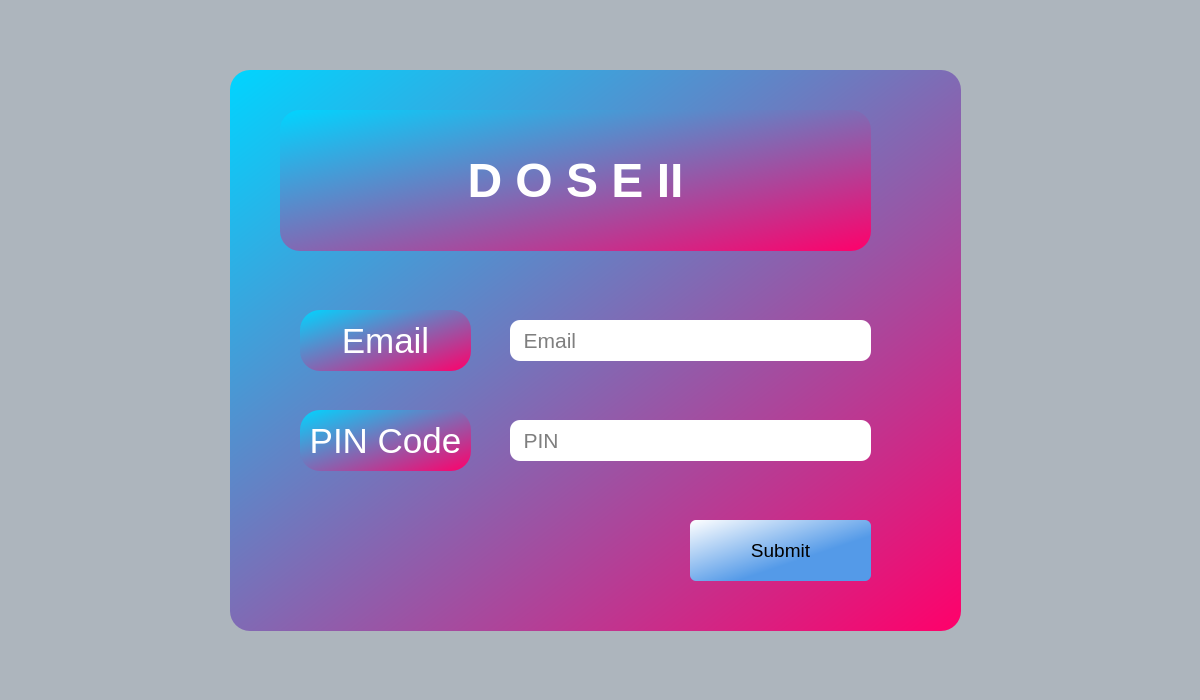
<?xml version="1.0" encoding="UTF-8"?>
<ui version="4.0">
 <class>Loginview</class>
 <widget class="QDialog" name="Loginview">
  <property name="geometry">
   <rect>
    <x>0</x>
    <y>0</y>
    <width>1200</width>
    <height>700</height>
   </rect>
  </property>
  <property name="sizePolicy">
   <sizepolicy hsizetype="Minimum" vsizetype="Minimum">
    <horstretch>0</horstretch>
    <verstretch>0</verstretch>
   </sizepolicy>
  </property>
  <property name="windowTitle">
   <string>Dialog</string>
  </property>
  <property name="styleSheet">
   <string notr="true">background-color: rgb(173, 181, 189);</string>
  </property>
  <widget class="QGroupBox" name="groupBox">
   <property name="geometry">
    <rect>
     <x>230</x>
     <y>70</y>
     <width>731</width>
     <height>561</height>
    </rect>
   </property>
   <property name="styleSheet">
    <string notr="true">background-color: qlineargradient(spread:reflect, x1:0, y1:0, x2:1, y2:1, stop:0 rgba(0, 213, 255, 255), stop:1 rgba(255, 0, 106, 255));
border-radius: 20px;</string>
   </property>
   <property name="title">
    <string/>
   </property>
   <widget class="QLabel" name="label">
    <property name="geometry">
     <rect>
      <x>50</x>
      <y>40</y>
      <width>591</width>
      <height>141</height>
     </rect>
    </property>
    <property name="font">
     <font>
      <pointsize>36</pointsize>
      <italic>false</italic>
      <bold>true</bold>
      <strikeout>false</strikeout>
     </font>
    </property>
    <property name="layoutDirection">
     <enum>Qt::LeftToRight</enum>
    </property>
    <property name="autoFillBackground">
     <bool>false</bool>
    </property>
    <property name="styleSheet">
     <string notr="true">font: 600 36pt &quot;Segoe UI&quot;;
color: rgb(255, 255, 255);

</string>
    </property>
    <property name="text">
     <string>&lt;html&gt;&lt;head/&gt;&lt;body&gt;&lt;p&gt;D O S E 		II&lt;/p&gt;&lt;/body&gt;&lt;/html&gt;</string>
    </property>
    <property name="alignment">
     <set>Qt::AlignCenter</set>
    </property>
   </widget>
   <widget class="QLineEdit" name="lineEdit_email">
    <property name="enabled">
     <bool>true</bool>
    </property>
    <property name="geometry">
     <rect>
      <x>280</x>
      <y>250</y>
      <width>361</width>
      <height>41</height>
     </rect>
    </property>
    <property name="sizePolicy">
     <sizepolicy hsizetype="Expanding" vsizetype="Preferred">
      <horstretch>0</horstretch>
      <verstretch>0</verstretch>
     </sizepolicy>
    </property>
    <property name="font">
     <font>
      <pointsize>16</pointsize>
      <italic>false</italic>
      <bold>false</bold>
     </font>
    </property>
    <property name="styleSheet">
     <string notr="true">background-color: #fff;
font: 16pt &quot;Segoe UI&quot;;

border-radius: 10px;</string>
    </property>
    <property name="placeholderText">
     <string>  Email</string>
    </property>
   </widget>
   <widget class="QLabel" name="label_11">
    <property name="geometry">
     <rect>
      <x>70</x>
      <y>240</y>
      <width>171</width>
      <height>61</height>
     </rect>
    </property>
    <property name="sizePolicy">
     <sizepolicy hsizetype="Fixed" vsizetype="Preferred">
      <horstretch>0</horstretch>
      <verstretch>0</verstretch>
     </sizepolicy>
    </property>
    <property name="font">
     <font>
      <pointsize>26</pointsize>
      <italic>false</italic>
      <bold>false</bold>
     </font>
    </property>
    <property name="styleSheet">
     <string notr="true">font: 26pt &quot;Segoe UI&quot;;
color: rgb(255, 255, 255);</string>
    </property>
    <property name="text">
     <string>Email</string>
    </property>
    <property name="alignment">
     <set>Qt::AlignCenter</set>
    </property>
   </widget>
   <widget class="QLineEdit" name="lineEdit_password">
    <property name="geometry">
     <rect>
      <x>280</x>
      <y>350</y>
      <width>361</width>
      <height>41</height>
     </rect>
    </property>
    <property name="sizePolicy">
     <sizepolicy hsizetype="Expanding" vsizetype="Preferred">
      <horstretch>0</horstretch>
      <verstretch>0</verstretch>
     </sizepolicy>
    </property>
    <property name="font">
     <font>
      <pointsize>16</pointsize>
      <italic>false</italic>
      <bold>false</bold>
     </font>
    </property>
    <property name="styleSheet">
     <string notr="true">background-color: #fff;
font: 16pt &quot;Segoe UI&quot;;

border-radius: 10px;</string>
    </property>
    <property name="echoMode">
     <enum>QLineEdit::Password</enum>
    </property>
    <property name="placeholderText">
     <string>  PIN</string>
    </property>
   </widget>
   <widget class="QLabel" name="label_12">
    <property name="geometry">
     <rect>
      <x>70</x>
      <y>340</y>
      <width>171</width>
      <height>61</height>
     </rect>
    </property>
    <property name="sizePolicy">
     <sizepolicy hsizetype="Fixed" vsizetype="Preferred">
      <horstretch>0</horstretch>
      <verstretch>0</verstretch>
     </sizepolicy>
    </property>
    <property name="font">
     <font>
      <pointsize>26</pointsize>
      <italic>false</italic>
      <bold>false</bold>
     </font>
    </property>
    <property name="styleSheet">
     <string notr="true">font: 26pt &quot;Segoe UI&quot;;
color: rgb(255, 255, 255);</string>
    </property>
    <property name="text">
     <string>PIN Code</string>
    </property>
    <property name="alignment">
     <set>Qt::AlignCenter</set>
    </property>
   </widget>
   <widget class="QPushButton" name="pushButton_submit">
    <property name="geometry">
     <rect>
      <x>460</x>
      <y>450</y>
      <width>181</width>
      <height>61</height>
     </rect>
    </property>
    <property name="sizePolicy">
     <sizepolicy hsizetype="MinimumExpanding" vsizetype="Preferred">
      <horstretch>0</horstretch>
      <verstretch>0</verstretch>
     </sizepolicy>
    </property>
    <property name="font">
     <font>
      <pointsize>14</pointsize>
      <italic>false</italic>
      <bold>false</bold>
     </font>
    </property>
    <property name="styleSheet">
     <string notr="true">background-color: qlineargradient(spread:reflect, x1:0, y1:0, x2:1, y2:1, stop:0 rgba(255, 255, 255, 255), stop:0.629213 rgba(84, 154, 232, 255));
font: 14pt &quot;Arial Rounded MT Bold&quot;;
border-radius: 6px;</string>
    </property>
    <property name="text">
     <string>Submit</string>
    </property>
   </widget>
  </widget>
 </widget>
 <resources/>
 <connections/>
</ui>
